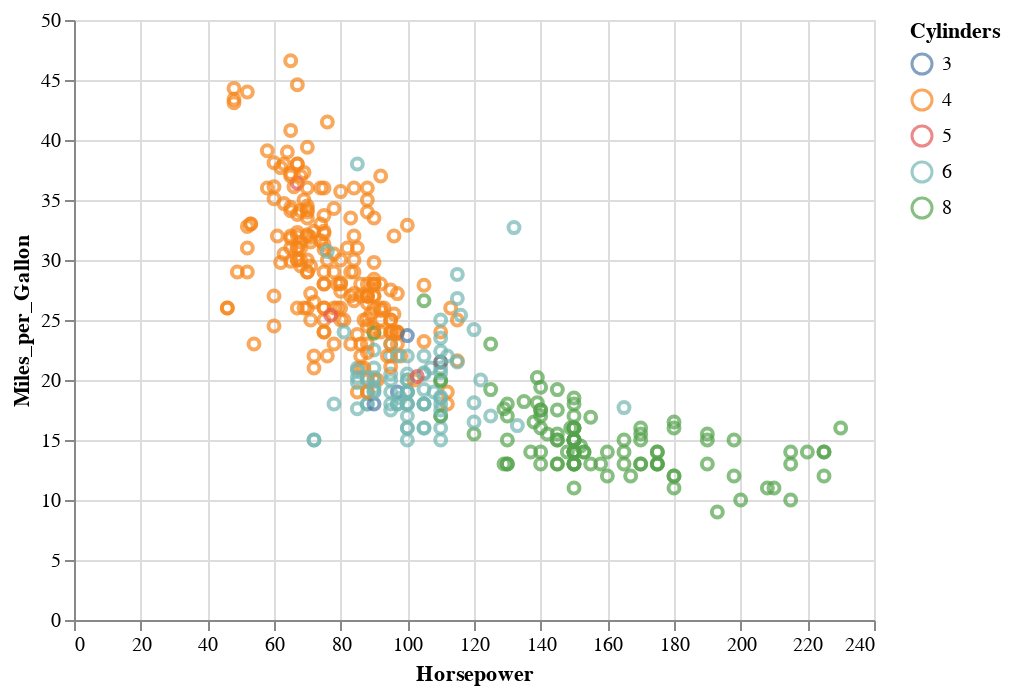

The code cell stored with this chart in its notebook:
### Markdown cell above
## cars.json

Acceleration, horsepower, fuel efficiency, weight, and other characteristics of different makes and models of cars.

### Code cell
source = vega_datasets.cars()

alt.Chart(source).mark_point().encode(
    x = "Horsepower",
    y = "Miles_per_Gallon",
    color = "Cylinders:N"
)

### Figure 1 — Vega-Lite specification as saved in the notebook (floating-point values rounded to 4 significant figures; data arrays with more than 128 entries replaced by an {"elided": "..."} marker saying what was removed)
{"config": {"view": {"continuousWidth": 400, "continuousHeight": 300}}, "data": {"name": "data-f02450ab61490a1363517a0190416235"}, "mark": "point", "encoding": {"color": {"field": "Cylinders", "type": "nominal"}, "x": {"field": "Horsepower", "type": "quantitative"}, "y": {"field": "Miles_per_Gallon", "type": "quantitative"}}, "$schema": "https://vega.github.io/schema/vega-lite/v4.17.0.json", "datasets": {"data-f02450ab61490a1363517a0190416235": {"elided": "406 records"}}}
